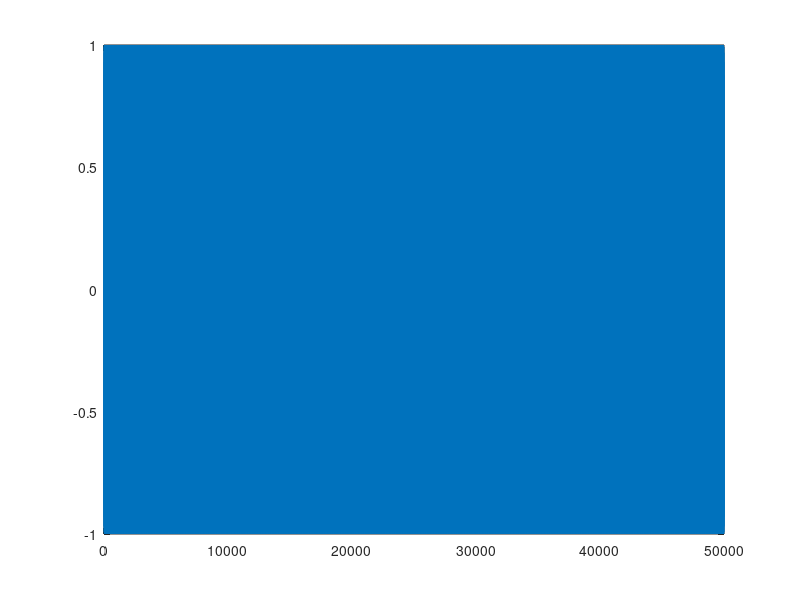

This figure's MATLAB source:
function sample_carrierwave = RF_Modulation()
fs = 5e11;
Ts = 1/fs;
f0 = 9e10;
Tend = 1e-7;
t = 0:Ts:Tend-Ts;
sample_carrierwave = cos(2*pi*f0*t);
plot(real(sample_carrierwave));
